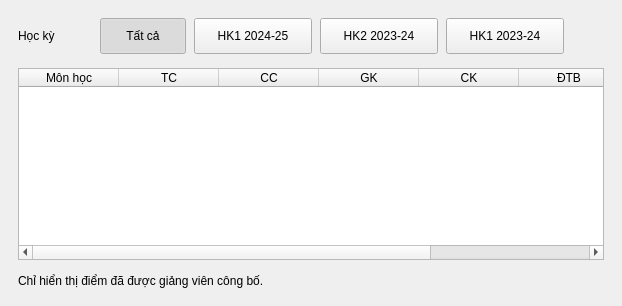
     <widget class="QWidget" name="tabBangDiem">
      <attribute name="title">
       <string>Bảng điểm</string>
      </attribute>
      <layout class="QVBoxLayout" name="tabBangDiemLayout">
       <property name="spacing">
        <number>14</number>
       </property>
       <property name="leftMargin">
        <number>18</number>
       </property>
       <property name="topMargin">
        <number>18</number>
       </property>
       <property name="rightMargin">
        <number>18</number>
       </property>
       <property name="bottomMargin">
        <number>18</number>
       </property>
       <item>
        <layout class="QHBoxLayout" name="filterLayout">
         <property name="spacing">
          <number>8</number>
         </property>
         <item>
          <widget class="QLabel" name="label3">
           <property name="minimumSize">
            <size>
             <width>74</width>
             <height>0</height>
            </size>
           </property>
           <property name="text">
            <string>Học kỳ</string>
           </property>
          </widget>
         </item>
         <item>
          <widget class="QPushButton" name="btnTatCa">
           <property name="minimumSize">
            <size>
             <width>86</width>
             <height>36</height>
            </size>
           </property>
           <property name="text">
            <string>Tất cả</string>
           </property>
           <property name="checkable">
            <bool>true</bool>
           </property>
           <property name="checked">
            <bool>true</bool>
           </property>
          </widget>
         </item>
         <item>
          <widget class="QPushButton" name="btnHK202425">
           <property name="minimumSize">
            <size>
             <width>118</width>
             <height>36</height>
            </size>
           </property>
           <property name="text">
            <string>HK1 2024-25</string>
           </property>
           <property name="checkable">
            <bool>true</bool>
           </property>
          </widget>
         </item>
         <item>
          <widget class="QPushButton" name="btnHK202324">
           <property name="minimumSize">
            <size>
             <width>118</width>
             <height>36</height>
            </size>
           </property>
           <property name="text">
            <string>HK2 2023-24</string>
           </property>
           <property name="checkable">
            <bool>true</bool>
           </property>
          </widget>
         </item>
         <item>
          <widget class="QPushButton" name="btnHK1202324">
           <property name="minimumSize">
            <size>
             <width>118</width>
             <height>36</height>
            </size>
           </property>
           <property name="text">
            <string>HK1 2023-24</string>
           </property>
           <property name="checkable">
            <bool>true</bool>
           </property>
          </widget>
         </item>
         <item>
          <spacer name="filterSpacer">
           <property name="orientation">
            <enum>Qt::Horizontal</enum>
           </property>
           <property name="sizeHint" stdset="0">
            <size>
             <width>40</width>
             <height>20</height>
            </size>
           </property>
          </spacer>
         </item>
        </layout>
       </item>
       <item>
        <widget class="QTableWidget" name="tbBangDiem">
         <property name="alternatingRowColors">
          <bool>true</bool>
         </property>
         <column>
          <property name="text">
           <string>Môn học</string>
          </property>
         </column>
         <column>
          <property name="text">
           <string>TC</string>
          </property>
         </column>
         <column>
          <property name="text">
           <string>CC</string>
          </property>
         </column>
         <column>
          <property name="text">
           <string>GK</string>
          </property>
         </column>
         <column>
          <property name="text">
           <string>CK</string>
          </property>
         </column>
         <column>
          <property name="text">
           <string>ĐTB</string>
          </property>
         </column>
         <column>
          <property name="text">
           <string>Kết quả</string>
          </property>
         </column>
        </widget>
       </item>
       <item>
        <widget class="QLabel" name="lblReadOnly">
         <property name="text">
          <string>Chỉ hiển thị điểm đã được giảng viên công bố.</string>
         </property>
        </widget>
       </item>
      </layout>
     </widget>
